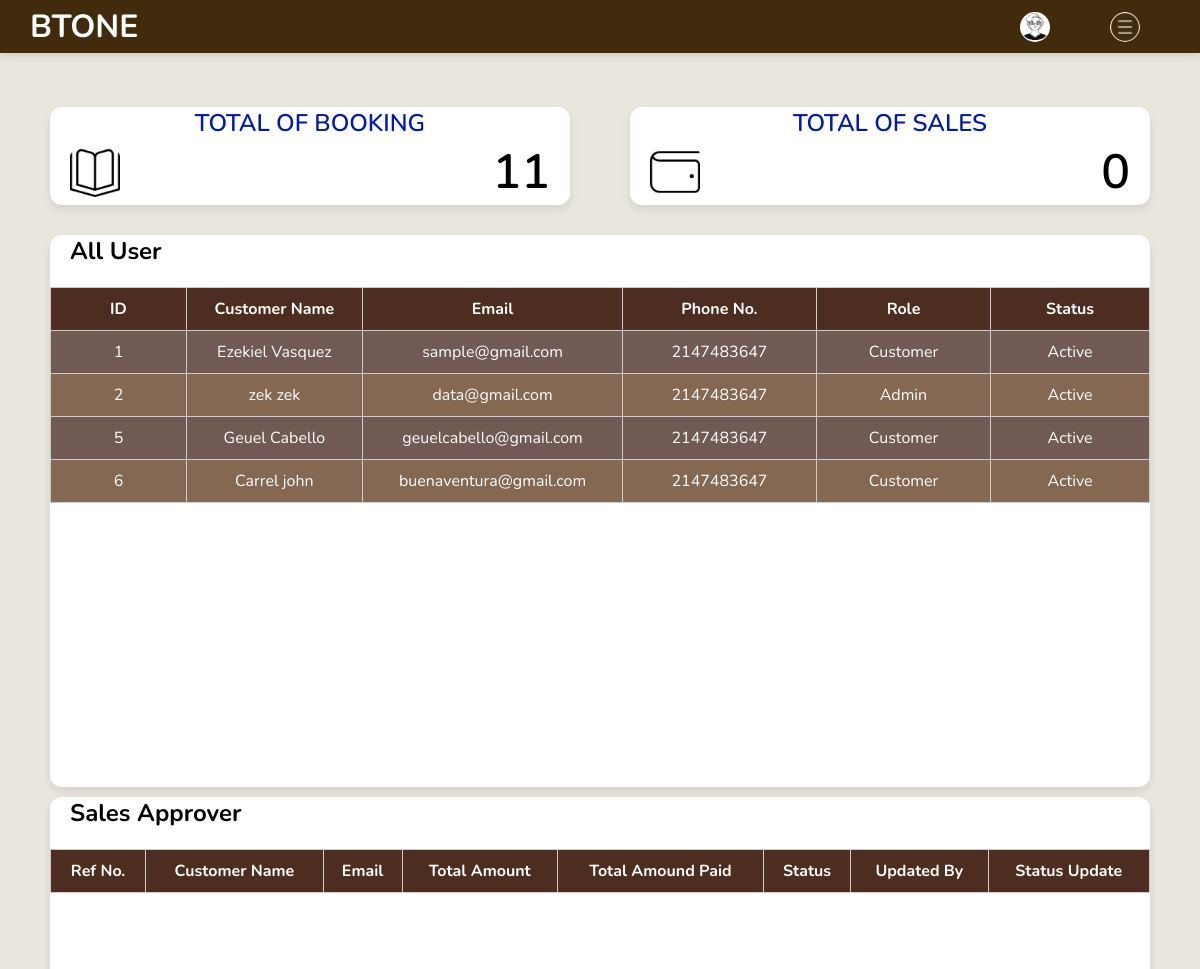
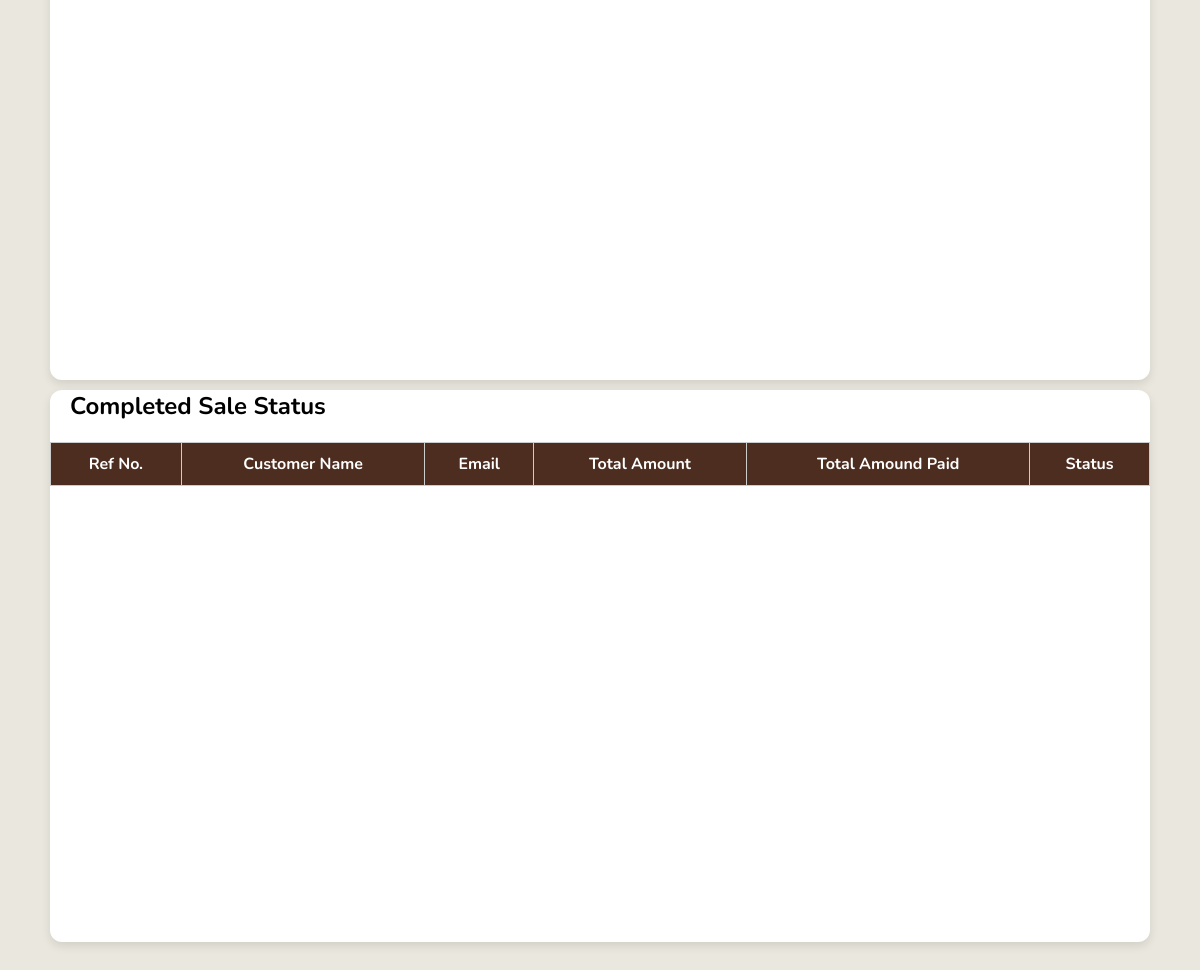
Screenshot of /Client/PHP/admin.php with the database file from the repository (2 pictures, top to bottom).
### tables this page shows
CREATE TABLE IF NOT EXISTS `btuser` (
  `bt_user_id` int NOT NULL AUTO_INCREMENT,
  `bt_first_name` varchar(100) NOT NULL,
  `bt_last_name` varchar(100) NOT NULL,
  `bt_email` varchar(191) DEFAULT NULL,
  `bt_phone_number` int NOT NULL,
  `bt_password_hash` mediumtext,
  `bt_created_at` datetime NOT NULL DEFAULT CURRENT_TIMESTAMP,
  `bt_updated_at` datetime DEFAULT NULL,
  `bt_is_active` tinyint NOT NULL DEFAULT '1',
  `bt_privilege_id` int NOT NULL DEFAULT '2',
  PRIMARY KEY (`bt_user_id`),
  UNIQUE KEY `email_unique` (`bt_email`),
  KEY `fk_btuser_privilege` (`bt_privilege_id`)
);

### Client/includes/allData.php (called while the page is built, shortened)
<?php
class AllData
{
    private $pdo;
    public function __construct($pdo)
    {
        $this->pdo = $pdo;
    }
    public function getAllUser()
    {
        $stmt = $this->pdo->prepare("SELECT `bt_user_id`, `bt_first_name`, `bt_last_name`, `bt_email`, `bt_phone_number`, `bt_is_active`, `bt_privilege_id` FROM `btuser`");
        $stmt->execute();
        return $stmt->fetchAll(PDO::FETCH_ASSOC);
    }
    public function getTotalBooking(){
        $stmt = $this->pdo->prepare("SELECT COUNT(*) as total FROM bookings");
        $stmt->execute();
        return $stmt->fetch(PDO::FETCH_ASSOC)['total'];
    }
    public function getTotalSales(){
        $stmt = $this->pdo->prepare("SELECT COUNT(*) as total FROM sales where status  = 2");
        $stmt->execute();
        return $stmt->fetch(PDO::FETCH_ASSOC)['total'];
    }
}

### Client/PHP/admin.php (the view, shortened to what this page needs)
<?php
require_once "../includes/dbh.inc.php";
require_once "../includes/allData.php";
require_once "../includes/userData.php";
$data = new AllData($pdo);
$users = $data->getAllUser();
$totalBooking = $data->getTotalBooking();
$totalSales = $data->getTotalSales();
?>
<!DOCTYPE html>
<html lang="en">
<head>
  <link rel="stylesheet" href="../CSS/style.css" />
</head>
<body>
  <header>
    <h1 class="company-name">BTONE</h1>
    <nav class="nav-bar">
      <ul>
        <li><a href="admin.php"><img src="../Img/Login/boy.png" alt="" class="img-round"> <?php echo $fullname ?> </a>
        </li>
        <li class="dropdown">
          <a href="#"><img src="../Img/menu.png" alt="" class="img-round"></a>
        </li>
      </ul>
    </nav>
  </header>
  <main>
    <section class="combo-display-flex-space-between my-30 admin-content-data">
      <div class="card col-6 mx-20 w-100">
        <h4>TOTAL OF BOOKING</h4>
        <div class="content">
          <img src="../Img/admin/book-open-cover.png" alt="">
          <h1><?php echo $totalBooking; ?></h1>
        </div>
      </div>
      <div class="card col-6 mx-20 w-100">
        <h4>TOTAL OF SALES</h4>
        <div class="content">
          <img src="../Img/admin/wallet.png" alt="">
          <h1><?php echo $totalSales; ?></h1>
        </div>
      </div>
    </section>
    <section class="combo-display-flex">
      <div class="card mx-20 w-100 list-of-booking">
        <div class="header-content">
          <h1>All User</h1>
        </div>
        <div class="content table-container">
          <table>
            <thead>
              <th>ID</th>
              <th>Customer Name</th>
              <th>Email</th>
              <th>Phone No.</th>
              <th>Role</th>
              <th>Status</th>
            </thead>
            <tbody>
              <?php foreach ($users as $user): ?>
                <tr>
                  <td><?= htmlspecialchars($user['bt_user_id']) ?></td>
                  <td><?= htmlspecialchars($user['bt_first_name']) . ' ' . htmlspecialchars($user['bt_last_name']) ?>
                  </td>
                  <td><?= htmlspecialchars($user['bt_email']) ?></td>
                  <td><?= htmlspecialchars($user['bt_phone_number']) ?></td>
                  <td>
                    <?= ($user['bt_privilege_id'] == 1) ? 'Admin' : 'Customer'; ?>
                  </td>
                  <td>
                    <?= ($user['bt_is_active'] == 1) ? 'Active' : 'Inactive'; ?>
                  </td>
                </tr>
              <?php endforeach; ?>
            </tbody>
          </table>
        </div>
      </div>
    </section>
    <section class="combo-display-flex">
      <div class="card mx-20 w-100 list-of-booking">
        <div class="header-content">
          <h1>Sales Approver</h1>
        </div>
        <div class="content table-container">
          <table>
            <thead>
              <th>Ref No.</th>
              <th>Customer Name</th>
              <th>Email</th>
              <th>Total Amount</th>
              <th>Total Amound Paid</th>
              <th>Status</th>
              <th>Updated By</th>
              <th>Status Update</th>
            </thead>
          </table>
        </div>
      </div>
    </section>
    <section class="combo-display-flex">
      <div class="card mx-20 w-100 list-of-booking">
        <div class="header-content">
          <h1>Completed Sale Status</h1>
        </div>
        <div class="content table-container">
          <table>
            <thead>
              <th>Ref No.</th>
              <th>Customer Name</th>
              <th>Email</th>
              <th>Total Amount</th>
              <th>Total Amound Paid</th>
              <th>Status</th>
            </thead>
          </table>
        </div>
      </div>
    </section>
  </main>
</body>
</html>

### Client/CSS/style.css (style rules this page uses)
:root { --primary-background-color: #422b0d; --secondary-background-color: #eae7de; --third-background-color: #ffffff; --primary-text-color: #000000; --secondary-text-color: #ffffff; --third-text-color: #0019af; --primary-font-family: "Nunito", sans-serif; --primary-card-color: #fff; --button-book-now: #187900; --button-book-now-hover: #0f5c00; --button-view-now: #6b411e; --button-view-now-hover: #332217; --button-secondary: #dddddd; }
* { margin: 0; padding: 0; box-sizing: border-box; font-family: var(--primary-font-family); scroll-behavior: smooth; }
body { background-color: var(--secondary-background-color); min-height: 100vh; }
.combo-display-flex { display: flex; justify-content: center; align-items: center; }
.combo-display-flex-space-between { display: flex; justify-content: space-between; align-items: center; margin-top: 1.5rem; }
.card { border-radius: 12px; overflow: hidden; background: #fff; box-shadow: 0 4px 10px rgba(0,0,0,0.1); }
.card img { width: 100%; height: auto; display: block; }
section { margin: 10px 0; padding: 0 10px; }
.w-100 { width: 100% !important; }
.my-30 { margin: 30px 0; }
.mx-20 { margin: 0 20px; }
.col-6 { flex: 6; }
.admin-content-data { flex-wrap: wrap; gap: 20px; }
.admin-content-data .card { display: flex; justify-content: flex-start; align-items: center; flex-direction: column; }
.admin-content-data .card h4 { font-size: 1.5rem; font-weight: 600; margin: 0; padding: 0; color: var(--third-text-color); }
.admin-content-data .card .content { display: flex; justify-content: space-between; align-items: center; width: 100%; padding: 0 20px; }
.admin-content-data .card .content img { width: 50px; height: auto; border-radius: 8px; }
.admin-content-data .card .content h1 { font-size: 3rem; font-weight: 600; }
.list-of-booking { display: flex; flex-direction: column; flex-wrap: wrap; gap: 20px; }
.header-content { display: flex; justify-content: space-between; align-items: center; width: 100%; padding: 0 20px; }
.list-of-booking .content { overflow: auto; height: 500px; }
main { padding: 20px; padding-top: 77px; background-color: var(--secondary-background-color); }
.table-container { width: 100%; overflow: auto; }
table { width: 100%; border-collapse: collapse; margin: 0; padding: 0; font-size: 1em; font-family: Arial, sans-serif; color: #ffffff; background: #856851; border: 1px solid #ccc; overflow: auto; }
table thead th { padding: 10px; font-weight: bold; border: 1px solid #ccc; background: #4d2d20; }
table tbody tr { border-bottom: 1px solid #ccc; }
table tbody tr:nth-child(odd) { background: #705a53; }
table tbody td { padding: 10px; border: 1px solid #ccc; text-align: center; width: 400px; }
a { text-decoration: none; color: #003ada; }
header { display: flex; justify-content: space-between; align-items: center; background-color: var(--primary-background-color); box-shadow: 0 0 10px rgba(0, 0, 0, 0.2); padding: 5px 30px; position: fixed; width: 100%; z-index: 1; }
.company-name { color: var(--secondary-text-color); }
.nav-bar ul { display: flex; justify-content: space-evenly; align-items: center; list-style: none; flex-direction: row; }
.nav-bar ul li { margin: 0 10px; }
.nav-bar ul li a { text-decoration: none; color: var(--secondary-text-color); font-size: 1.2rem; display: flex; align-items: center; }
.img-round { width: 30px; height: 30px; border-radius: 50%; margin: 5px 20px; }
.dropdown { position: relative; display: inline-block; }

### rows the page displays
btuser: bt_user_id "1", bt_first_name "Ezekiel", bt_last_name "Vasquez", bt_email "sample@gmail.com", bt_phone_number "2147483647", shows "Customer", bt_is_active "Active"
btuser: bt_user_id "2", bt_first_name "zek", bt_last_name "zek", bt_email "data@gmail.com", bt_phone_number "2147483647", shows "Admin", bt_is_active "Active"
btuser: bt_user_id "5", bt_first_name "Geuel", bt_last_name "Cabello", bt_email "geuelcabello@gmail.com", bt_phone_number "2147483647", shows "Customer", bt_is_active "Active"
btuser: bt_user_id "6", bt_first_name "Carrel", bt_last_name "john", bt_email "buenaventura@gmail.com", bt_phone_number "2147483647", shows "Customer", bt_is_active "Active"

### other values shown
$totalBooking "11"
$totalSales "0"
